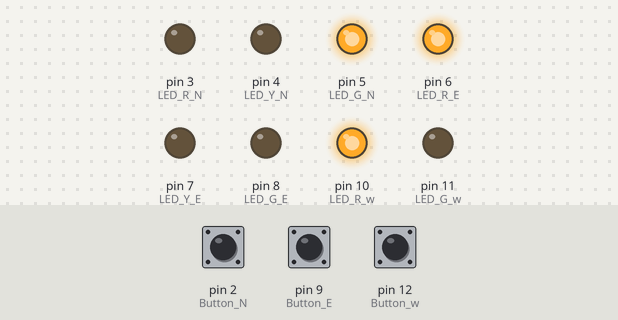
Recording of a sketch running on a simulated Arduino Uno, built with avr-gcc and run on an emulated ATmega328P. Shown: output pins drawn as LEDs (lit = HIGH). Dashed ring = blinking. The inputs (shaded band) are chosen by the test bench; at power-on: pin 9 (Button_E) LOW, pin 2 (Button_N) LOW, pin 12 (Button_w) LOW.

Above: at 3.8 s.
3.9 s: pin 9 (Button_E) pulled HIGH for 1.3 s
At 5.6 s:
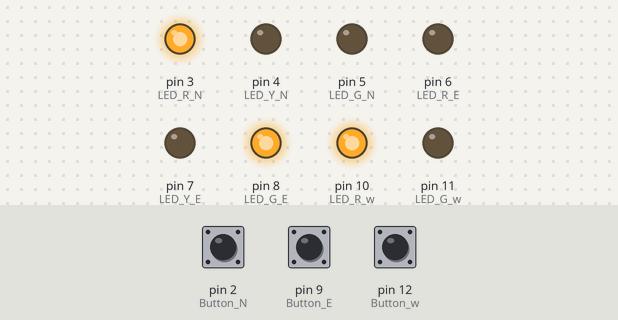
6.7 s: pin 2 (Button_N) pulled HIGH for 1.3 s
At 7.45 s:
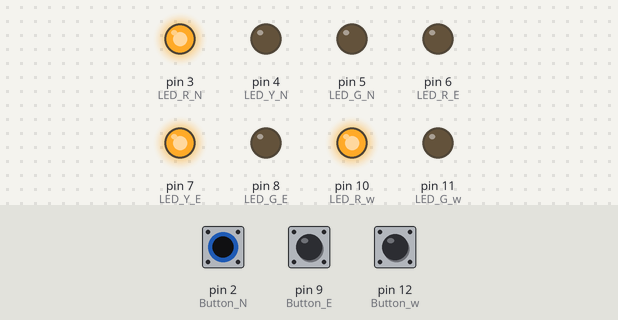
9.5 s: pin 12 (Button_w) pulled HIGH for 1.3 s
At 11.0 s:
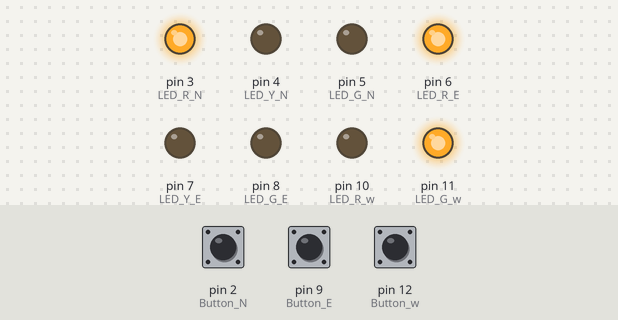
12.3 s: pin 2 (Button_N) pulled HIGH for 1.3 s
At 13.05 s:
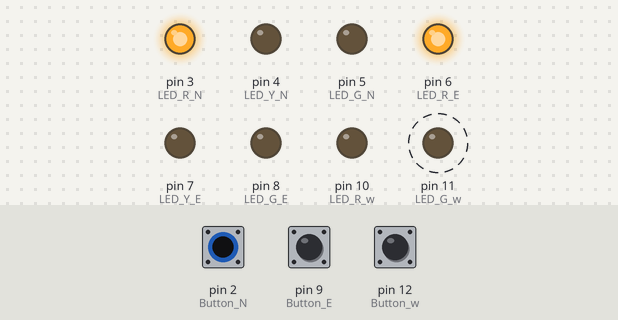
15.9 s: pin 9 (Button_E) pulled HIGH for 3.2 s
At 16.85 s:
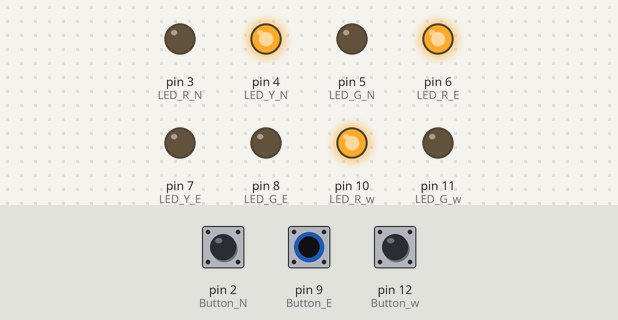
20.6 s: pin 2 (Button_N) pulled HIGH for 3.2 s
At 22.2 s:
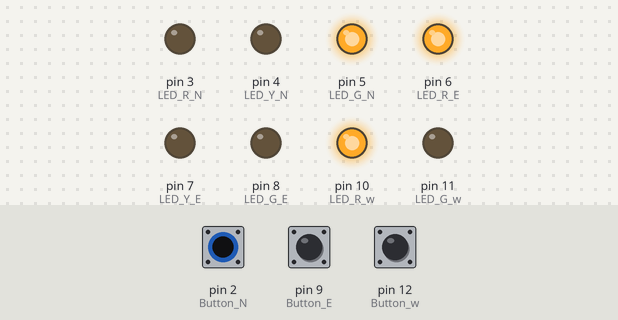
Timing chart, 0 to 23.7 s (numbered marks = the images above; inputs shaded):
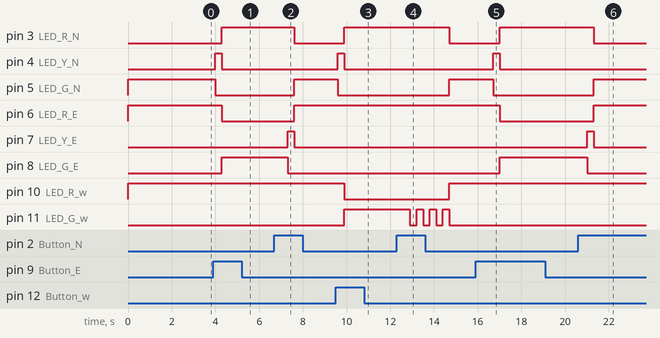

Measured:
- after the input at 3.9 s, pin 3 (LED_R_N), pin 8 (LED_G_E): LOW → HIGH after 0.40 s; pin 4 (LED_Y_N): LOW → HIGH after 0.10 s, → LOW 0.30 s later; pin 5 (LED_G_N): HIGH → LOW after 0.10 s; pin 6 (LED_R_E): HIGH → LOW after 0.40 s
- after the input at 6.7 s, pin 3 (LED_R_N): HIGH → LOW after 0.90 s; pin 5 (LED_G_N), pin 6 (LED_R_E): LOW → HIGH after 0.90 s; pin 7 (LED_Y_E): LOW → HIGH after 0.60 s, → LOW 0.30 s later; pin 8 (LED_G_E): HIGH → LOW after 0.60 s
- after the input at 9.5 s, pin 3 (LED_R_N), pin 11 (LED_G_w): LOW → HIGH after 0.40 s; pin 4 (LED_Y_N): LOW → HIGH after 0.10 s, → LOW 0.30 s later; pin 5 (LED_G_N): HIGH → LOW after 0.10 s; pin 10 (LED_R_w): HIGH → LOW after 0.40 s
- after the input at 12.3 s, pin 3 (LED_R_N): HIGH → LOW after 2.4 s; pin 5 (LED_G_N), pin 10 (LED_R_w): LOW → HIGH after 2.4 s; pin 11 (LED_G_w): alternates HIGH for 0.30 s and LOW for 0.30 s, 7 changes in all, then stays LOW, starting after 0.60 s
- after the input at 15.9 s, pin 3 (LED_R_N), pin 8 (LED_G_E): LOW → HIGH after 1.1 s; pin 4 (LED_Y_N): LOW → HIGH after 0.80 s, → LOW 0.30 s later; pin 5 (LED_G_N): HIGH → LOW after 0.80 s; pin 6 (LED_R_E): HIGH → LOW after 1.1 s
- after the input at 20.6 s, pin 3 (LED_R_N): HIGH → LOW after 0.70 s; pin 5 (LED_G_N), pin 6 (LED_R_E): LOW → HIGH after 0.70 s; pin 7 (LED_Y_E): LOW → HIGH after 0.40 s, → LOW 0.30 s later; pin 8 (LED_G_E): HIGH → LOW after 0.40 s

The sketch:

Assignment5_2.ino
```cpp
#define LED_R_N 3
#define LED_Y_N 4
#define LED_G_N 5
#define Button_N 2

#define LED_R_E 6
#define LED_Y_E 7
#define LED_G_E 8
#define Button_E 9

#define LED_R_w 10
#define LED_G_w 11
#define Button_w 12

#define goN   0
#define waitN 1
#define goE   2
#define waitE 3
#define waitNw 4
#define gow   5
#define waitEw 6
#define waitwN1 7
#define waitwN2 8
#define waitwN3 9
#define waitwN4 10
#define waitwN5 11
#define waitwN6 12
#define waitwE1 13
#define waitwE2 14
#define waitwE3 15
#define waitwE4 16
#define waitwE5 17
#define waitwE6 18

struct State{
  unsigned long ST_OUT;
  unsigned long Time;
  unsigned long Next[8];
};
typedef const struct State SType;
SType FSM[19]{
  {B00110001,1000,{goN,waitN,goN,waitN,waitNw,waitN,waitNw,waitN}},
  {B00101001,300,{goE,goE,goE,goE,goE,goE,goE,goE}},
  {B10000101,1000,{goE,goE,waitE,waitE,waitEw,waitEw,waitE,waitEw}},
  {B01000101,300,{goN,goN,goN,goN,goN,goN,goN,goN}},
  {B00101001,300,{gow,gow,gow,gow,gow,gow,gow,gow}},
  {B00100110,1000,{gow,waitwE1,waitwN1,waitwN1,gow,waitwE1,waitwN1,waitwN1}},
  {B01000101,300,{gow,gow,gow,gow,gow,gow,gow,gow}},
  {B00100100,300,{waitwN2,waitwN2,waitwN2,waitwN2,waitwN2,waitwN2,waitwN2,waitwN2}},
  {B00100110,300,{waitwN3,waitwN3,waitwN3,waitwN3,waitwN3,waitwN3,waitwN3,waitwN3}},
  {B00100100,300,{waitwN4,waitwN4,waitwN4,waitwN4,waitwN4,waitwN4,waitwN4,waitwN4}},
  {B00100110,300,{waitwN5,waitwN5,waitwN5,waitwN5,waitwN5,waitwN5,waitwN5,waitwN5}},
  {B00100100,300,{waitwN6,waitwN6,waitwN6,waitwN6,waitwN6,waitwN6,waitwN6,waitwN6}},
  {B00100110,300,{goN,goN,goN,goN,goN,goN,goN,goN}},
  {B00100100,300,{waitwE2,waitwE2,waitwE2,waitwE2,waitwE2,waitwE2,waitwE2,waitwE2}},
  {B00100110,300,{waitwE3,waitwE3,waitwE3,waitwE3,waitwE3,waitwE3,waitwE3,waitwE3}},
  {B00100100,300,{waitwE4,waitwE4,waitwE4,waitwE4,waitwE4,waitwE4,waitwE4,waitwE4}},
  {B00100110,300,{waitwE5,waitwE5,waitwE5,waitwE5,waitwE5,waitwE5,waitwE5,waitwE5}},
  {B00100100,300,{waitwE6,waitwE6,waitwE6,waitwE6,waitwE6,waitwE6,waitwE6,waitwE6}},
  {B00100110,300,{goE,goE,goE,goE,goE,goE,goE,goE}}
};

unsigned long s=0;
void setup() {
  Serial.begin(9600);
  pinMode(LED_R_N,OUTPUT);
  pinMode(LED_Y_N,OUTPUT);
  pinMode(LED_G_N,OUTPUT);
  pinMode(Button_N,INPUT);

  pinMode(LED_R_E,OUTPUT);
  pinMode(LED_Y_E,OUTPUT);
  pinMode(LED_G_E,OUTPUT);
  pinMode(Button_E,INPUT);

  pinMode(LED_R_w,OUTPUT);
  pinMode(LED_G_w,OUTPUT);
  pinMode(Button_w,INPUT);
}
  int input,input1,input2,input3;
void loop() {
  digitalWrite(LED_R_w,FSM[s].ST_OUT & B00000001);
  digitalWrite(LED_G_w,FSM[s].ST_OUT & B00000010);

  digitalWrite(LED_R_N,FSM[s].ST_OUT & B00000100);
  digitalWrite(LED_Y_N,FSM[s].ST_OUT & B00001000);
  digitalWrite(LED_G_N,FSM[s].ST_OUT & B00010000);

  digitalWrite(LED_R_E,FSM[s].ST_OUT & B00100000);
  digitalWrite(LED_Y_E,FSM[s].ST_OUT & B01000000);
  digitalWrite(LED_G_E,FSM[s].ST_OUT & B10000000);

  delay(FSM[s].Time);
  input1 = digitalRead(Button_E);
  input2 = digitalRead(Button_N);
  input3 = digitalRead(Button_w);
  input = (input3*4)+(input2*2)+input1;
  s = FSM[s].Next[input];
}
```
